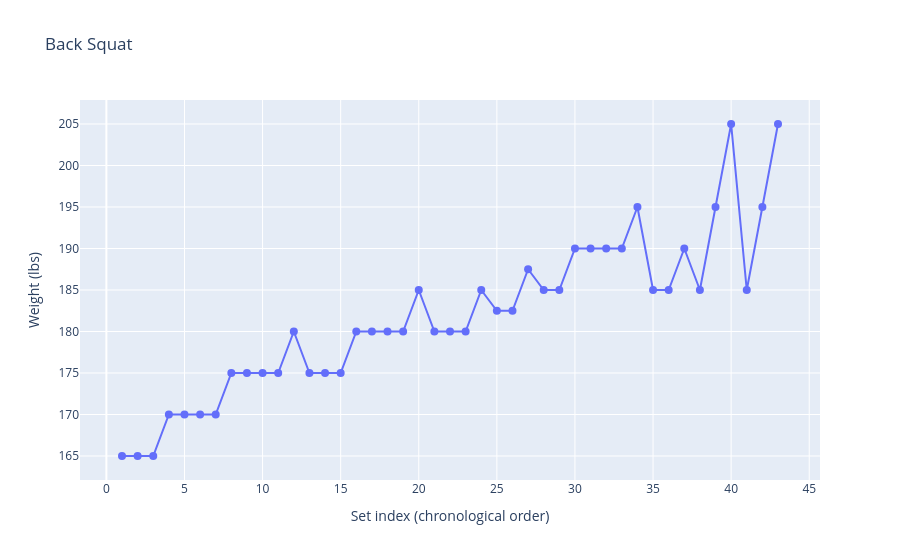

Notebook source saved alongside this figure:
### Code cell
squat_history_chart = plot_weight_history(squat_history)
squat_history_chart

### Figure 1 — Plotly figure (JSON) as saved in the notebook; plotly's stock layout.template omitted (floating-point values rounded to 4 significant figures; data arrays with more than 128 entries replaced by an {"elided": "..."} marker saying what was removed)
{"data": [{"customdata": {"elided": "43x5 mixed values"}, "hovertemplate": "Date: %{customdata[0]}<br>Set #: %{customdata[1]}<br>Reps: %{customdata[2]}<br>Weight: %{customdata[3]} lbs<br>Notes: %{customdata[4]}<extra></extra>", "marker": {"size": 8}, "mode": "lines+markers", "type": "scatter", "x": [1, 2, 3, 4, 5, 6, 7, 8, 9, 10, 11, 12, 13, 14, 15, 16, 17, 18, 19, 20, 21, 22, 23, 24, 25, 26, 27, 28, 29, 30, 31, 32, 33, 34, 35, 36, 37, 38, 39, 40, 41, 42, 43], "y": [165.0, 165.0, 165.0, 170.0, 170.0, 170.0, 170.0, 175.0, 175.0, 175.0, 175.0, 180.0, 175.0, 175.0, 175.0, 180.0, 180.0, 180.0, 180.0, 185.0, 180.0, 180.0, 180.0, 185.0, 182.5, 182.5, 187.5, 185.0, 185.0, 190.0, 190.0, 190.0, 190.0, 195.0, 185.0, 185.0, 190.0, 185.0, 195.0, 205.0, 185.0, 195.0, 205.0]}], "layout": {"hovermode": "closest", "title": {"text": "Back Squat"}, "xaxis": {"title": {"text": "Set index (chronological order)"}}, "yaxis": {"title": {"text": "Weight (lbs)"}}}}
